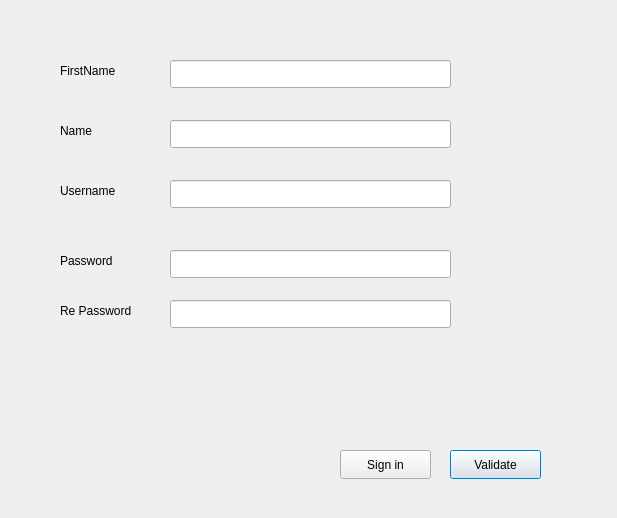
<?xml version="1.0" encoding="UTF-8"?>
<ui version="4.0">
 <class>Register</class>
 <widget class="QDialog" name="Register">
  <property name="geometry">
   <rect>
    <x>0</x>
    <y>0</y>
    <width>617</width>
    <height>518</height>
   </rect>
  </property>
  <property name="windowTitle">
   <string>Register</string>
  </property>
  <widget class="QLabel" name="label">
   <property name="geometry">
    <rect>
     <x>60</x>
     <y>120</y>
     <width>67</width>
     <height>21</height>
    </rect>
   </property>
   <property name="text">
    <string>Name</string>
   </property>
  </widget>
  <widget class="QLabel" name="label_2">
   <property name="geometry">
    <rect>
     <x>60</x>
     <y>180</y>
     <width>91</width>
     <height>21</height>
    </rect>
   </property>
   <property name="text">
    <string>Username</string>
   </property>
  </widget>
  <widget class="QLabel" name="label_3">
   <property name="geometry">
    <rect>
     <x>60</x>
     <y>250</y>
     <width>71</width>
     <height>21</height>
    </rect>
   </property>
   <property name="text">
    <string>Password</string>
   </property>
  </widget>
  <widget class="QLabel" name="label_4">
   <property name="geometry">
    <rect>
     <x>60</x>
     <y>60</y>
     <width>81</width>
     <height>21</height>
    </rect>
   </property>
   <property name="text">
    <string>FirstName</string>
   </property>
  </widget>
  <widget class="QLineEdit" name="firstname">
   <property name="geometry">
    <rect>
     <x>170</x>
     <y>60</y>
     <width>281</width>
     <height>28</height>
    </rect>
   </property>
  </widget>
  <widget class="QLineEdit" name="name">
   <property name="geometry">
    <rect>
     <x>170</x>
     <y>120</y>
     <width>281</width>
     <height>28</height>
    </rect>
   </property>
  </widget>
  <widget class="QLineEdit" name="username">
   <property name="geometry">
    <rect>
     <x>170</x>
     <y>180</y>
     <width>281</width>
     <height>28</height>
    </rect>
   </property>
  </widget>
  <widget class="QLineEdit" name="password1">
   <property name="geometry">
    <rect>
     <x>170</x>
     <y>250</y>
     <width>281</width>
     <height>28</height>
    </rect>
   </property>
  </widget>
  <widget class="QLabel" name="label_5">
   <property name="geometry">
    <rect>
     <x>60</x>
     <y>300</y>
     <width>101</width>
     <height>21</height>
    </rect>
   </property>
   <property name="text">
    <string>Re Password</string>
   </property>
  </widget>
  <widget class="QLineEdit" name="password2">
   <property name="geometry">
    <rect>
     <x>170</x>
     <y>300</y>
     <width>281</width>
     <height>28</height>
    </rect>
   </property>
  </widget>
  <widget class="QPushButton" name="pb_validate">
   <property name="geometry">
    <rect>
     <x>450</x>
     <y>450</y>
     <width>91</width>
     <height>29</height>
    </rect>
   </property>
   <property name="text">
    <string>Validate</string>
   </property>
  </widget>
  <widget class="QPushButton" name="pb_signin">
   <property name="geometry">
    <rect>
     <x>340</x>
     <y>450</y>
     <width>91</width>
     <height>29</height>
    </rect>
   </property>
   <property name="text">
    <string>Sign in</string>
   </property>
  </widget>
 </widget>
 <resources/>
 <connections/>
</ui>
